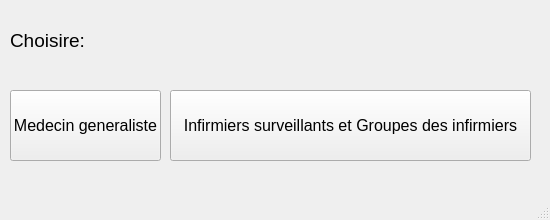
<?xml version="1.0" encoding="UTF-8"?>
<ui version="4.0">
 <class>MainWindow</class>
 <widget class="QMainWindow" name="MainWindow">
  <property name="geometry">
   <rect>
    <x>0</x>
    <y>0</y>
    <width>550</width>
    <height>220</height>
   </rect>
  </property>
  <property name="sizePolicy">
   <sizepolicy hsizetype="Fixed" vsizetype="Fixed">
    <horstretch>0</horstretch>
    <verstretch>0</verstretch>
   </sizepolicy>
  </property>
  <property name="minimumSize">
   <size>
    <width>550</width>
    <height>220</height>
   </size>
  </property>
  <property name="maximumSize">
   <size>
    <width>550</width>
    <height>220</height>
   </size>
  </property>
  <property name="windowTitle">
   <string>Choisire </string>
  </property>
  <widget class="QWidget" name="centralwidget">
   <widget class="QPushButton" name="pushButton">
    <property name="geometry">
     <rect>
      <x>10</x>
      <y>90</y>
      <width>151</width>
      <height>71</height>
     </rect>
    </property>
    <property name="font">
     <font>
      <pointsize>12</pointsize>
     </font>
    </property>
    <property name="text">
     <string>Medecin generaliste</string>
    </property>
   </widget>
   <widget class="QLabel" name="label">
    <property name="geometry">
     <rect>
      <x>10</x>
      <y>20</y>
      <width>311</width>
      <height>41</height>
     </rect>
    </property>
    <property name="font">
     <font>
      <pointsize>14</pointsize>
     </font>
    </property>
    <property name="text">
     <string>Choisire:</string>
    </property>
   </widget>
   <widget class="QPushButton" name="pushButton_3">
    <property name="geometry">
     <rect>
      <x>170</x>
      <y>90</y>
      <width>361</width>
      <height>71</height>
     </rect>
    </property>
    <property name="font">
     <font>
      <pointsize>12</pointsize>
     </font>
    </property>
    <property name="text">
     <string>Infirmiers surveillants et Groupes des infirmiers</string>
    </property>
   </widget>
  </widget>
  <widget class="QStatusBar" name="statusbar"/>
 </widget>
 <resources/>
 <connections/>
</ui>
